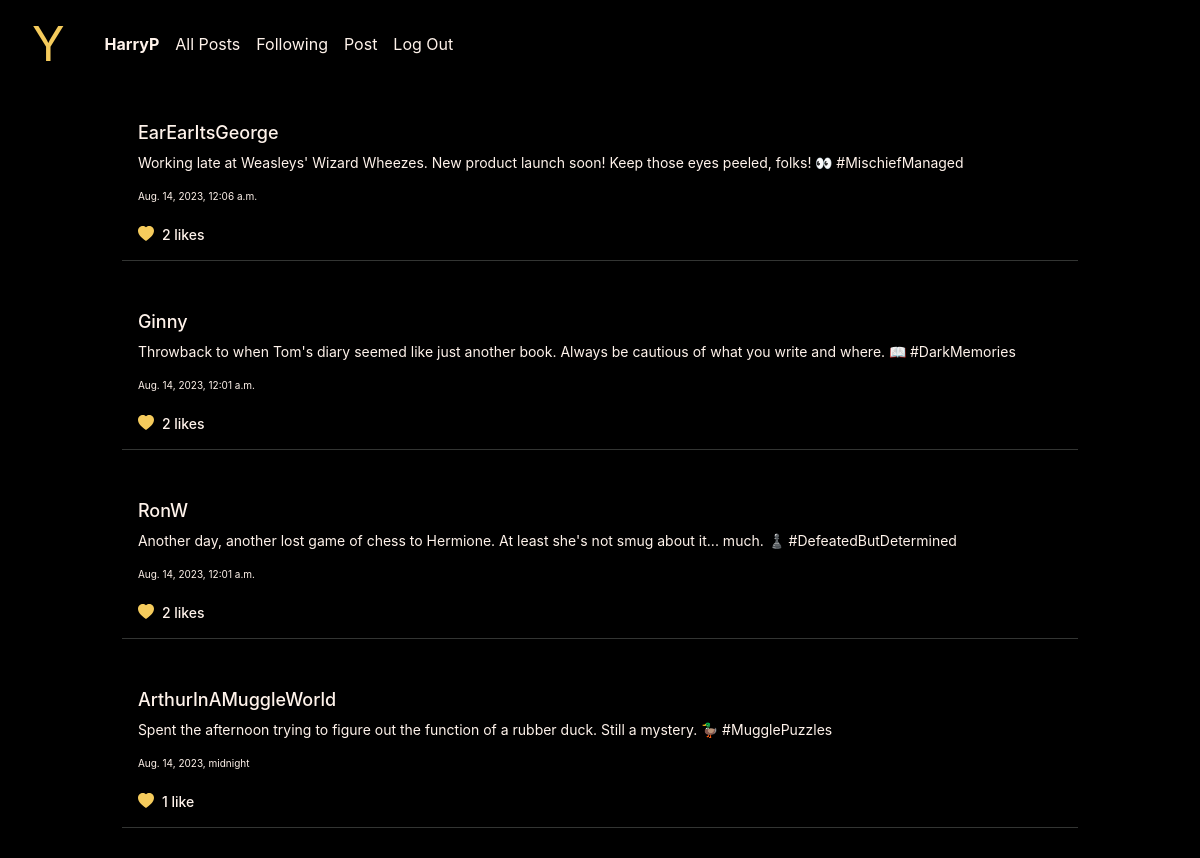
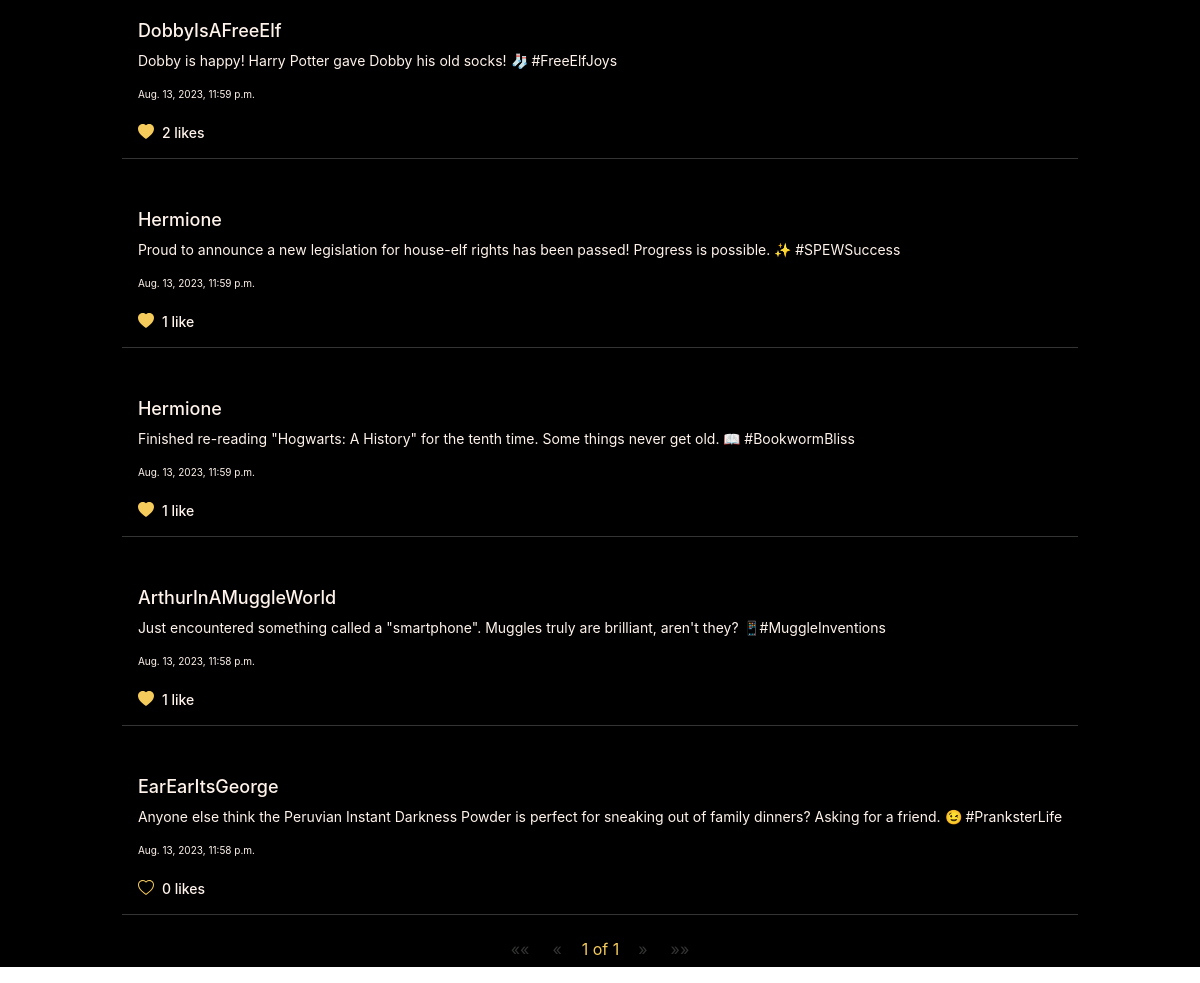
The page /following (signed in) on the database its author committed (2 pictures, top to bottom).
### network/models.py (models this page shows, shortened)
class User(AbstractUser):
    following = models.ManyToManyField('self', symmetrical=False, related_name="followers")
    liked_posts = models.ManyToManyField('Post', blank=True, related_name="users_who_liked")
    def __str__(self):
        return self.username

class Post(models.Model):
    user = models.ForeignKey(User, on_delete=models.CASCADE, related_name="posts")
    content = models.TextField()
    created_at = models.DateTimeField(auto_now_add=True)

### network/views.py (the view)
# urls.py: path("following", views.following, name="following"),
def following(request):
    current_user=request.user
    if not current_user.is_authenticated:
        return redirect('login')
    following_users = current_user.following.all()
    print(following_users)
    posts = Post.objects.filter(user__in=following_users).order_by('-created_at')
    paginator = Paginator(posts, 10)
    page_number = request.GET.get('page')
    page_obj = paginator.get_page(page_number)
    return render(request, "network/following.html", {
        "posts": posts,
        "page_obj": page_obj,
        "current_user": current_user
    })

### network/templates/network/following.html
{% extends "network/layout.html" %}
{% block body %}
    {% if user.is_authenticated %}
        <div>
            {% include "network/pagination.html" %}
        </div>
    {% else %}
        <p>Please sign in to view</p>
    {% endif %}
{% endblock %}

### network/templates/network/layout.html (shortened to what this page needs)
{% load static %}
<!DOCTYPE html>
<html lang="en">
    <head>
        <link rel="stylesheet" href="https://stackpath.bootstrapcdn.com/bootstrap/4.4.1/css/bootstrap.min.css">
        <link href="{% static 'network/styles.css' %}" rel="stylesheet">
    </head>
    <body>
        <div id="container">
            <nav class="navbar navbar-expand-lg">
                <a id="nav-title" class="nav-link" href="{% url 'index' %}">Y</a>
                <div>
                <ul class="navbar-nav mr-auto">
                    {% if user.is_authenticated %}
                        <li class="nav-item">
                            <a class="nav-link" href="{% url 'profile' user.username %}"><strong>{{ user.username }}</strong></a>
                        </li>
                    {% endif %}
                    <li class="nav-item">
                    <a class="nav-link" href="{% url 'posts' %}">All Posts</a>
                    </li>
                    {% if user.is_authenticated %}
                        <li class="nav-item">
                            <a class="nav-link" href="{% url 'following' %}">Following</a>
                        </li>
                        <li class="nav-item">
                            <a class="nav-link" href="{% url 'post' %}">Post</a>
                        </li>
                        <li class="nav-item">
                            <a class="nav-link" href="{% url 'logout' %}">Log Out</a>
                        </li>
                    {% endif %}
                </ul>
                </div>
            </nav>
            <div class="body">
                {% block body %}
                {% endblock %}
            </div>
    </body>
</html>

### network/templates/network/pagination.html (shortened to what this page needs)
{% load static %}
<div class="post-container">
    {% for post in page_obj %}
        <div class="post">
            <div class="post-header">
                <h5><a class="link-to-poster" href="{% url 'profile' post.user.username %}">{{ post.user.username }}</a></h5>
            </div>
            <div class="post-body">
                <p class="content" data-post-id="{{ post.id }}">{{ post.content }}</p>
            </div>
            <div class="post-time">
                <p>{{ post.created_at }}</p>
            </div>
            <div class="post-footer">
                {% if user.is_authenticated %}
                <div class="like-edit-container">
                    <div class="like-container">
                        {% if user != post.user %}
                            {% if post in user.liked_posts.all %}
                                <button data-action="unlike" data-post-id="{{ post.id }}" class="likeBtn">
                                    <svg id="like-heart-{{ post.id }}" fill="#F5CB5C" xmlns="http://www.w3.org/2000/svg" width="16" height="16"  class="bi bi-heart-fill" viewBox="0 0 16 16">
                                        <path id="like-btn-path-{{ post.id }}" fill-rule="evenodd" d="M8 1.314C12.438-3.248 23.534 4.735 8 15-7.534 4.736 3.562-3.248 8 1.314"/>
                                    </svg>
                                </button>
                            {% else %}
                                <button data-action="like" data-post-id="{{ post.id }}" class="likeBtn">
                                    <svg id="like-heart-{{ post.id }}" fill="#F5CB5C" xmlns="http://www.w3.org/2000/svg" width="16" height="16" class="bi bi-heart" viewBox="0 0 16 16">
                                        <path id="like-btn-path-{{ post.id }}" d="m8 2.748-.717-.737C5.6.281 2.514.878 1.4 3.053c-.523 1.023-.641 2.5.314 4.385.92 1.815 2.834 3.989 6.286 6.357 3.452-2.368 5.365-4.542 6.286-6.357.955-1.886.838-3.362.314-4.385C13.486.878 10.4.28 8.717 2.01zM8 15C-7.333 4.868 3.279-3.04 7.824 1.143q.09.083.176.171a3 3 0 0 1 .176-.17C12.72-3.042 23.333 4.867 8 15"/>
                                    </svg>
                                </button>
                            {% endif %}
                        {% else %}
                            <svg id="like-heart-{{ post.id }}" fill="#F5CB5C" xmlns="http://www.w3.org/2000/svg" width="16" height="16"  class="bi bi-heart-fill" viewBox="0 0 16 16">
                                <path id="like-btn-path-{{ post.id }}" fill-rule="evenodd" d="M8 1.314C12.438-3.248 23.534 4.735 8 15-7.534 4.736 3.562-3.248 8 1.314"/>
                            </svg>
                        {% endif %}
                        <h4 class="likes-count" id="likes-count-{{ post.id }}">
                            {{ post.users_who_liked.count }}
                            {% if post.users_who_liked.count == 1 %}
                                like
                            {% else %}
                                likes
                            {% endif %}
                        </h4>
                    </div>
                </div>
                {% endif %}
            </div>
        </div>
    {% endfor%}
</div>
<nav aria-label="Page navigation">
    <ul class="pagination justify-content-center" id="pagination-container">
        {% if page_obj.has_previous %}
            <li class="page-item active">
                <a class="page-link" href="?page=1" aria-label="First">
                    <span aria-hidden="true">&laquo;&laquo;</span>
                </a>
            </li>
            <li class="page-item active">
                <a class="page-link" href="?page={{ page_obj.previous_page_number }}" aria-label="Previous">
                    <span aria-hidden="true">&laquo;</span>
                </a>
            </li>
        {% else %}
            <li class="page-item disabled">
                <span class="page-link">&laquo;&laquo;</span>
            </li>
            <li class="page-item disabled">
                <span class="page-link">&laquo;</span>
            </li>
        {% endif %}
        <li class="page-item disabled" id="page-numbers-container">
            <span class="page-link-numbers">
                {{ page_obj.number }} of {{ page_obj.paginator.num_pages }}
            </span>
        </li>
        {% if page_obj.has_next %}
            <li class="page-item active">
                <a class="page-link" href="?page={{ page_obj.next_page_number }}" aria-label="Next">
                    <span aria-hidden="true">&raquo;</span>
                </a>
            </li>
            <li class="page-item active">
                <a class="page-link" href="?page={{ page_obj.paginator.num_pages }}" aria-label="Last">
                    <span aria-hidden="true">&raquo;&raquo;</span>
                </a>
            </li>
        {% else %}
            <li class="page-item disabled">
                <span class="page-link">&raquo;</span>
            </li>
            <li class="page-item disabled">
                <span class="page-link">&raquo;&raquo;</span>
            </li>
        {% endif %}
    </ul>
</div>

### network/static/network/styles.css (style rules this page uses)
:root { --backgroundcolor: black; --hovercolor: #333533; --primarycolor: #F5CB5C; --white: #FFF3EB; --xlfont: 48px; --lrgfont: 24px; --mdfont: 18px; --smlfont: 14px; --xsmlfont: 10px; }
nav { background-color: var(--backgroundcolor); }
.nav-link { color: var(--white); text-decoration: none; }
#nav-title { font-size: var(--xlfont); color: var(--primarycolor); text-decoration: none; padding: 0 2rem 0 1rem; }
.body { background-color: var(--backgroundcolor); color: var(--white); }
.post-container { background-color: var(--backgroundcolor); display: grid; justify-content: center; }
.post-body { display: grid; }
.post { margin: 1rem 0 1rem 0; padding: 1rem; border-bottom: 1px solid var(--hovercolor); }
.link-to-poster { text-decoration: none; color: var(--white); cursor: pointer; font-size: var(--mdfont); }
.content { font-size: var(--smlfont); }
.post-time { font-size: var(--xsmlfont); }
.post-footer { display: flex; justify-content: flex-start; }
.like-edit-container { display: grid; }
.like-container { display: flex; flex-direction: row; align-items: flex-end; align-content: center; justify-items: center; }
.likes-count { font-size: var(--smlfont); padding: 0; align-self: flex-end; margin: 0; margin-left: 0.5rem; }
.likeBtn { background: none; border: none; padding: 0; outline: none; }
#pagination-container { display: flex; align-items: center; }
#page-numbers-container { display: flex; align-content: flex-end; height: 100%; }
.page-link-numbers { color: var(--primarycolor); background-color: var(--backgroundcolor); border: none; padding: 0 0.5rem 0 0.5rem; margin: 0; }
.page-item.disabled .page-link { background-color: var(--backgroundcolor); border: none; color: var(--hovercolor) }

### rows shown on the page
User: username "HarryP"
Post: user.username "EarEarItsGeorge", content "Working late at Weasleys' Wizard Wheezes. New product launch soon! Keep those eyes peeled, folks! 👀 #MischiefManaged", created_at "Aug. 14, 2023, 12:06 a.m.", users_who_liked.count "2", shows "likes"
Post: user.username "Ginny", content "Throwback to when Tom's diary seemed like just another book. Always be cautious of what you write and where. 📖 #DarkMemories", created_at "Aug. 14, 2023, 12:01 a.m.", users_who_liked.count "2", shows "likes"
Post: user.username "RonW", content "Another day, another lost game of chess to Hermione. At least she's not smug about it... much. ♟️ #DefeatedButDetermined", created_at "Aug. 14, 2023, 12:01 a.m.", users_who_liked.count "2", shows "likes"
Post: user.username "ArthurInAMuggleWorld", content "Spent the afternoon trying to figure out the function of a rubber duck. Still a mystery. 🦆 #MugglePuzzles", created_at "Aug. 14, 2023, midnight", users_who_liked.count "1"
Post: user.username "DobbyIsAFreeElf", content "Dobby is happy! Harry Potter gave Dobby his old socks! 🧦 #FreeElfJoys", created_at "Aug. 13, 2023, 11:59 p.m.", users_who_liked.count "2", shows "likes"
Post: user.username "Hermione", content "Proud to announce a new legislation for house-elf rights has been passed! Progress is possible. ✨ #SPEWSuccess", created_at "Aug. 13, 2023, 11:59 p.m.", users_who_liked.count "1"
Post: user.username "Hermione", content "Finished re-reading \"Hogwarts: A History\" for the tenth time. Some things never get old. 📖 #BookwormBliss", created_at "Aug. 13, 2023, 11:59 p.m.", users_who_liked.count "1"
Post: user.username "ArthurInAMuggleWorld", content "Just encountered something called a \"smartphone\". Muggles truly are brilliant, aren't they? 📱#MuggleInventions", created_at "Aug. 13, 2023, 11:58 p.m.", users_who_liked.count "1"
Post: user.username "EarEarItsGeorge", content "Anyone else think the Peruvian Instant Darkness Powder is perfect for sneaking out of family dinners? Asking for a friend. 😉 #PranksterLife", created_at "Aug. 13, 2023, 11:58 p.m.", users_who_liked.count "0", shows "likes"

### other values the page prints
{{ page_obj.number }} "1"
{{ page_obj.paginator.num_pages }} "1"
